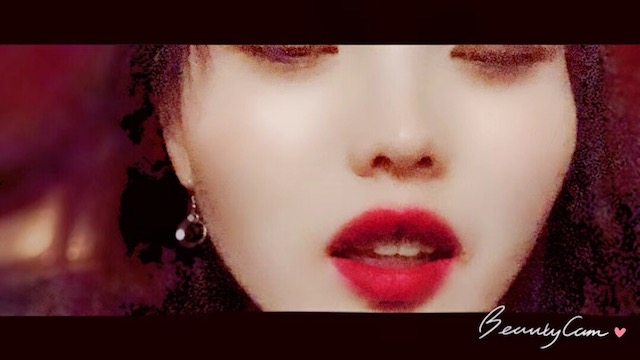
#> input picture chap8/c4.jpg, 640 x 360 px, found by its file name
$ python color_spilt.py
#> lines starting #> are read from the running program, lines starting #| are printed output that depends on the picture; after the words box and inside, x2 and y2 are one past the last pixel; in counts of white or black regions, pixels touching at a corner belong together
import cv2
import numpy as np
# 8-5　颜色分割
def main():
    img = cv2.imread('..\c4.jpg')
#> img is the input picture: shape (360, 640, 3); mean B, G, R 66.4, 68, 109.3
    hsv = cv2.cvtColor(img, cv2.COLOR_BGR2HSV)
#> hsv: shape (360, 640, 3); mean H, S, V 68.2, 165.6, 109.3
    # 红色的H范围是160～179，S和V的范围为50～255
    lower_red = np.array([160, 50, 50])
    upper_red = np.array([179, 255, 255])
    mask = cv2.inRange(hsv, lower_red, upper_red)
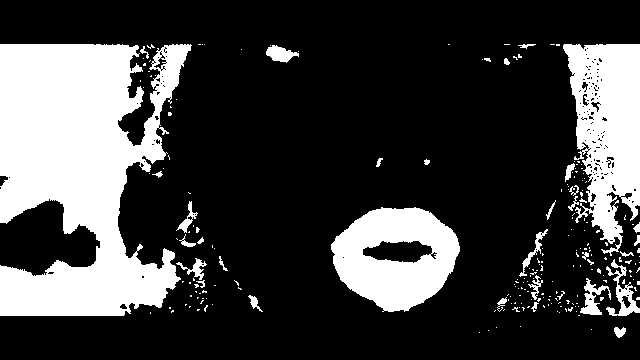
#> mask: shape (360, 640); 25% white; 222 white regions (189 under 20 px), largest, box (x1, y1, x2, y2) and area: (0, 44, 192, 316) 34321, (563, 44, 640, 256) 10438, (331, 207, 460, 312) 8772
    res = cv2.bitwise_and(img, img, mask=mask)
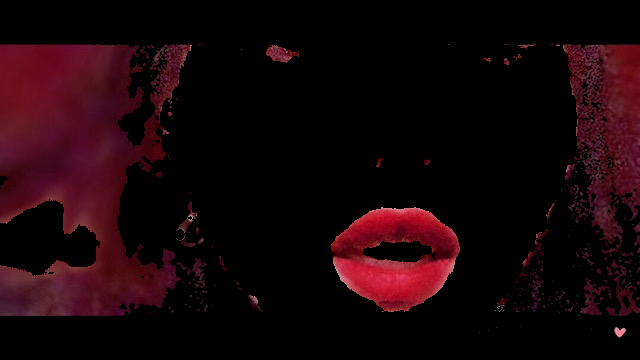
#> res: shape (360, 640, 3); mean B, G, R 8.7, 4.9, 23.6
    cv2.imshow('res', res)
    cv2.imwrite('res.jpg', res)
    cv2.waitKey(0)

if __name__ == '__main__':
    main()
